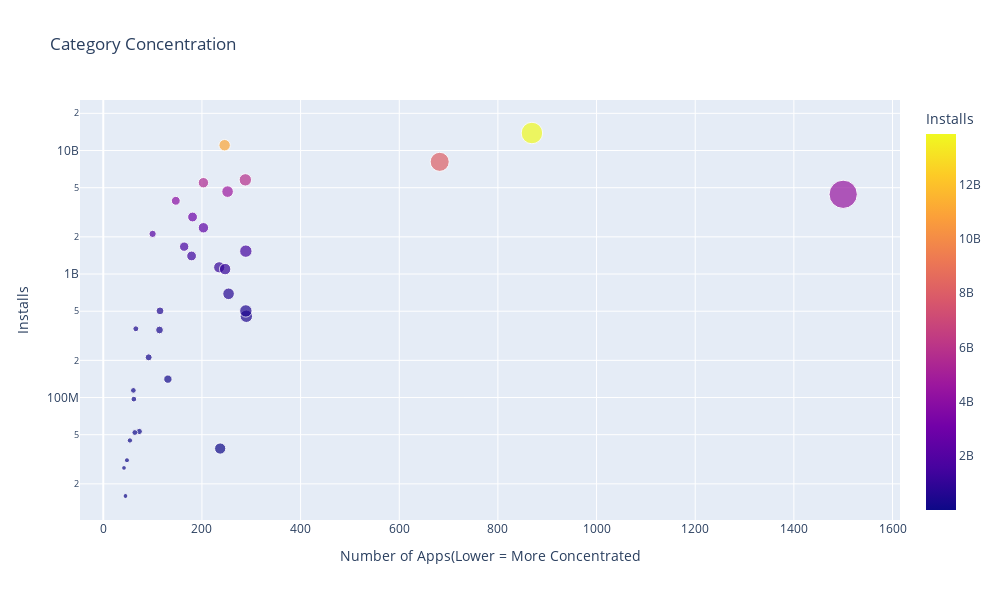

The notebook cell this image was saved under:
### Code cell
scatter = px.scatter(category_installs,
             x='App', 
             y='Installs', 
             title='Category Concentration',
             size='App', 
             hover_name=category_installs.index,
             color='Installs')

scatter.update_layout(width=1000,height=600, xaxis_title="Number of Apps(Lower = More Concentrated", yaxis_title="Installs", yaxis=dict(type='log'))

scatter.show()

### Figure 1 — Plotly figure (JSON) as saved in the notebook; plotly's stock layout.template omitted (floating-point values rounded to 4 significant figures)
{"data": [{"hovertemplate": "<b>%{hovertext}</b><br><br>App=%{marker.size}<br>Installs=%{marker.color}<extra></extra>", "hovertext": ["ART_AND_DESIGN", "AUTO_AND_VEHICLES", "BEAUTY", "BOOKS_AND_REFERENCE", "BUSINESS", "COMICS", "COMMUNICATION", "DATING", "EDUCATION", "ENTERTAINMENT", "EVENTS", "FAMILY", "FINANCE", "FOOD_AND_DRINK", "GAME", "HEALTH_AND_FITNESS", "HOUSE_AND_HOME", "LIBRARIES_AND_DEMO", "LIFESTYLE", "MAPS_AND_NAVIGATION", "MEDICAL", "NEWS_AND_MAGAZINES", "PARENTING", "PERSONALIZATION", "PHOTOGRAPHY", "PRODUCTIVITY", "SHOPPING", "SOCIAL", "SPORTS", "TOOLS", "TRAVEL_AND_LOCAL", "VIDEO_PLAYERS", "WEATHER"], "legendgroup": "", "marker": {"color": [114233100, 53129800, 26916200, 1665770555, 691805470, 44931100, 11037904530, 140901310, 352250000, 2113460000, 15949410, 4421097130, 455127800, 211617750, 13853852917, 1133634220, 97082000, 52083000, 502588110, 503157460, 38638676, 2369110150, 31066010, 1532024930, 4647425110, 5787211380, 1400321540, 5487841475, 1096211665, 8098182040, 2894737300, 3916847200, 360285500], "coloraxis": "coloraxis", "size": [61, 73, 42, 164, 254, 54, 246, 131, 114, 100, 45, 1500, 290, 92, 869, 235, 62, 64, 289, 115, 237, 203, 48, 289, 252, 288, 179, 203, 247, 682, 181, 147, 66], "sizemode": "area", "sizeref": 3.75, "symbol": "circle"}, "mode": "markers", "name": "", "orientation": "v", "showlegend": false, "type": "scatter", "x": [61, 73, 42, 164, 254, 54, 246, 131, 114, 100, 45, 1500, 290, 92, 869, 235, 62, 64, 289, 115, 237, 203, 48, 289, 252, 288, 179, 203, 247, 682, 181, 147, 66], "xaxis": "x", "y": [114233100, 53129800, 26916200, 1665770555, 691805470, 44931100, 11037904530, 140901310, 352250000, 2113460000, 15949410, 4421097130, 455127800, 211617750, 13853852917, 1133634220, 97082000, 52083000, 502588110, 503157460, 38638676, 2369110150, 31066010, 1532024930, 4647425110, 5787211380, 1400321540, 5487841475, 1096211665, 8098182040, 2894737300, 3916847200, 360285500], "yaxis": "y"}], "layout": {"coloraxis": {"colorbar": {"title": {"text": "Installs"}}, "colorscale": [[0, "#0d0887"], [0.1111, "#46039f"], [0.2222, "#7201a8"], [0.3333, "#9c179e"], [0.4444, "#bd3786"], [0.5556, "#d8576b"], [0.6667, "#ed7953"], [0.7778, "#fb9f3a"], [0.8889, "#fdca26"], [1, "#f0f921"]]}, "height": 600, "legend": {"itemsizing": "constant", "tracegroupgap": 0}, "title": {"text": "Category Concentration"}, "width": 1000, "xaxis": {"anchor": "y", "domain": [0, 1], "title": {"text": "Number of Apps(Lower = More Concentrated"}}, "yaxis": {"anchor": "x", "domain": [0, 1], "title": {"text": "Installs"}, "type": "log"}}}
